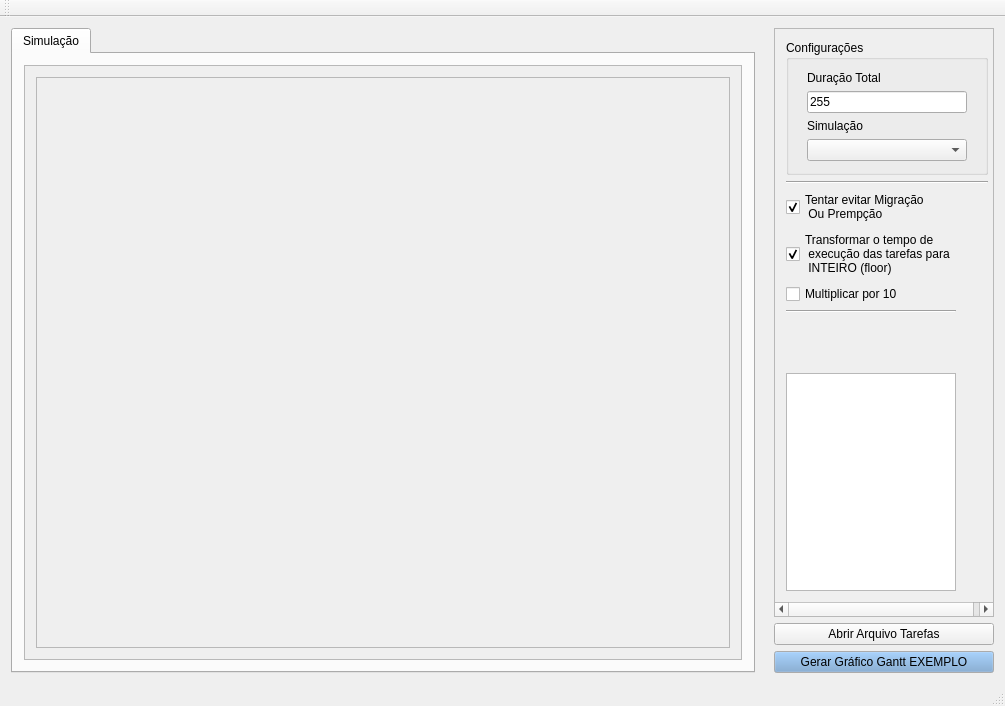
<?xml version="1.0" encoding="UTF-8"?>
<ui version="4.0">
 <class>MainWindow</class>
 <widget class="QMainWindow" name="MainWindow">
  <property name="geometry">
   <rect>
    <x>0</x>
    <y>0</y>
    <width>1005</width>
    <height>706</height>
   </rect>
  </property>
  <property name="windowTitle">
   <string>Simulador PFair</string>
  </property>
  <widget class="QWidget" name="centralWidget">
   <layout class="QGridLayout" name="gridLayout">
    <item row="3" column="2">
     <widget class="QPushButton" name="gerar_grafico_gantt">
      <property name="palette">
       <palette>
        <active>
         <colorrole role="Button">
          <brush brushstyle="SolidPattern">
           <color alpha="255">
            <red>114</red>
            <green>159</green>
            <blue>207</blue>
           </color>
          </brush>
         </colorrole>
        </active>
        <inactive>
         <colorrole role="Button">
          <brush brushstyle="SolidPattern">
           <color alpha="255">
            <red>114</red>
            <green>159</green>
            <blue>207</blue>
           </color>
          </brush>
         </colorrole>
        </inactive>
        <disabled>
         <colorrole role="Button">
          <brush brushstyle="SolidPattern">
           <color alpha="255">
            <red>114</red>
            <green>159</green>
            <blue>207</blue>
           </color>
          </brush>
         </colorrole>
        </disabled>
       </palette>
      </property>
      <property name="text">
       <string>Gerar Gráfico Gantt EXEMPLO</string>
      </property>
     </widget>
    </item>
    <item row="2" column="2">
     <widget class="QPushButton" name="abrir_arquivos">
      <property name="text">
       <string>Abrir Arquivo Tarefas</string>
      </property>
     </widget>
    </item>
    <item row="1" column="2">
     <widget class="QScrollArea" name="scrollArea_2">
      <property name="enabled">
       <bool>true</bool>
      </property>
      <property name="minimumSize">
       <size>
        <width>0</width>
        <height>0</height>
       </size>
      </property>
      <property name="maximumSize">
       <size>
        <width>220</width>
        <height>16777215</height>
       </size>
      </property>
      <property name="widgetResizable">
       <bool>true</bool>
      </property>
      <widget class="QWidget" name="scrollAreaWidgetContents_2">
       <property name="geometry">
        <rect>
         <x>0</x>
         <y>0</y>
         <width>255</width>
         <height>549</height>
        </rect>
       </property>
       <layout class="QGridLayout" name="gridLayout_2">
        <item row="10" column="0">
         <widget class="QLabel" name="migracoes">
          <property name="text">
           <string>&lt;html&gt;&lt;head/&gt;&lt;body&gt;&lt;p&gt;&lt;br/&gt;&lt;/p&gt;&lt;/body&gt;&lt;/html&gt;</string>
          </property>
         </widget>
        </item>
        <item row="8" column="0">
         <widget class="Line" name="line_3">
          <property name="orientation">
           <enum>Qt::Horizontal</enum>
          </property>
         </widget>
        </item>
        <item row="5" column="0" colspan="3">
         <widget class="QCheckBox" name="evitar_migracao">
          <property name="text">
           <string>Tentar evitar Migração
 Ou Prempção</string>
          </property>
          <property name="checked">
           <bool>true</bool>
          </property>
         </widget>
        </item>
        <item row="9" column="0">
         <widget class="QLabel" name="preempcoes">
          <property name="text">
           <string/>
          </property>
         </widget>
        </item>
        <item row="13" column="2">
         <spacer name="verticalSpacer">
          <property name="orientation">
           <enum>Qt::Vertical</enum>
          </property>
          <property name="sizeHint" stdset="0">
           <size>
            <width>20</width>
            <height>171</height>
           </size>
          </property>
         </spacer>
        </item>
        <item row="4" column="0" colspan="3">
         <widget class="Line" name="line">
          <property name="orientation">
           <enum>Qt::Horizontal</enum>
          </property>
         </widget>
        </item>
        <item row="0" column="0" colspan="3">
         <widget class="QGroupBox" name="groupBox">
          <property name="enabled">
           <bool>true</bool>
          </property>
          <property name="title">
           <string>Configurações</string>
          </property>
          <layout class="QGridLayout" name="gridLayout_4">
           <item row="0" column="0">
            <widget class="QLabel" name="label_2">
             <property name="text">
              <string>Duração Total</string>
             </property>
            </widget>
           </item>
           <item row="4" column="0">
            <widget class="QComboBox" name="simulacao_numero"/>
           </item>
           <item row="3" column="0">
            <widget class="QLabel" name="simulacao_txt">
             <property name="text">
              <string>Simulação</string>
             </property>
            </widget>
           </item>
           <item row="2" column="0">
            <widget class="QLineEdit" name="duracao">
             <property name="maximumSize">
              <size>
               <width>160</width>
               <height>16777215</height>
              </size>
             </property>
             <property name="text">
              <string>255</string>
             </property>
            </widget>
           </item>
          </layout>
         </widget>
        </item>
        <item row="6" column="0">
         <widget class="QCheckBox" name="numeros_inteiros">
          <property name="text">
           <string>Transformar o tempo de 
 execução das tarefas para 
 INTEIRO (floor)</string>
          </property>
          <property name="checked">
           <bool>true</bool>
          </property>
         </widget>
        </item>
        <item row="13" column="0">
         <widget class="QListWidget" name="listWidget"/>
        </item>
        <item row="7" column="0">
         <widget class="QCheckBox" name="multiplicar">
          <property name="text">
           <string>Multiplicar por 10</string>
          </property>
         </widget>
        </item>
       </layout>
      </widget>
     </widget>
    </item>
    <item row="2" column="1">
     <widget class="QLabel" name="mensagem">
      <property name="text">
       <string/>
      </property>
     </widget>
    </item>
    <item row="1" column="0" rowspan="3">
     <widget class="QTabWidget" name="tabWidget">
      <property name="currentIndex">
       <number>0</number>
      </property>
      <widget class="QWidget" name="tab_3">
       <attribute name="title">
        <string>Simulação</string>
       </attribute>
       <layout class="QGridLayout" name="gridLayout_5">
        <item row="0" column="0">
         <widget class="QScrollArea" name="scrollArea">
          <property name="widgetResizable">
           <bool>true</bool>
          </property>
          <widget class="QWidget" name="scrollAreaWidgetContents">
           <property name="geometry">
            <rect>
             <x>0</x>
             <y>0</y>
             <width>722</width>
             <height>576</height>
            </rect>
           </property>
           <layout class="QGridLayout" name="gridLayout_3">
            <item row="0" column="0">
             <widget class="QLabel" name="desenhar">
              <property name="sizePolicy">
               <sizepolicy hsizetype="Expanding" vsizetype="Expanding">
                <horstretch>0</horstretch>
                <verstretch>0</verstretch>
               </sizepolicy>
              </property>
              <property name="frameShape">
               <enum>QFrame::StyledPanel</enum>
              </property>
              <property name="text">
               <string/>
              </property>
             </widget>
            </item>
           </layout>
          </widget>
         </widget>
        </item>
       </layout>
      </widget>
     </widget>
    </item>
   </layout>
  </widget>
  <widget class="QMenuBar" name="menuBar">
   <property name="geometry">
    <rect>
     <x>0</x>
     <y>0</y>
     <width>1005</width>
     <height>22</height>
    </rect>
   </property>
  </widget>
  <widget class="QToolBar" name="mainToolBar">
   <attribute name="toolBarArea">
    <enum>TopToolBarArea</enum>
   </attribute>
   <attribute name="toolBarBreak">
    <bool>false</bool>
   </attribute>
  </widget>
  <widget class="QStatusBar" name="statusBar"/>
 </widget>
 <layoutdefault spacing="6" margin="11"/>
 <resources/>
 <connections/>
</ui>
